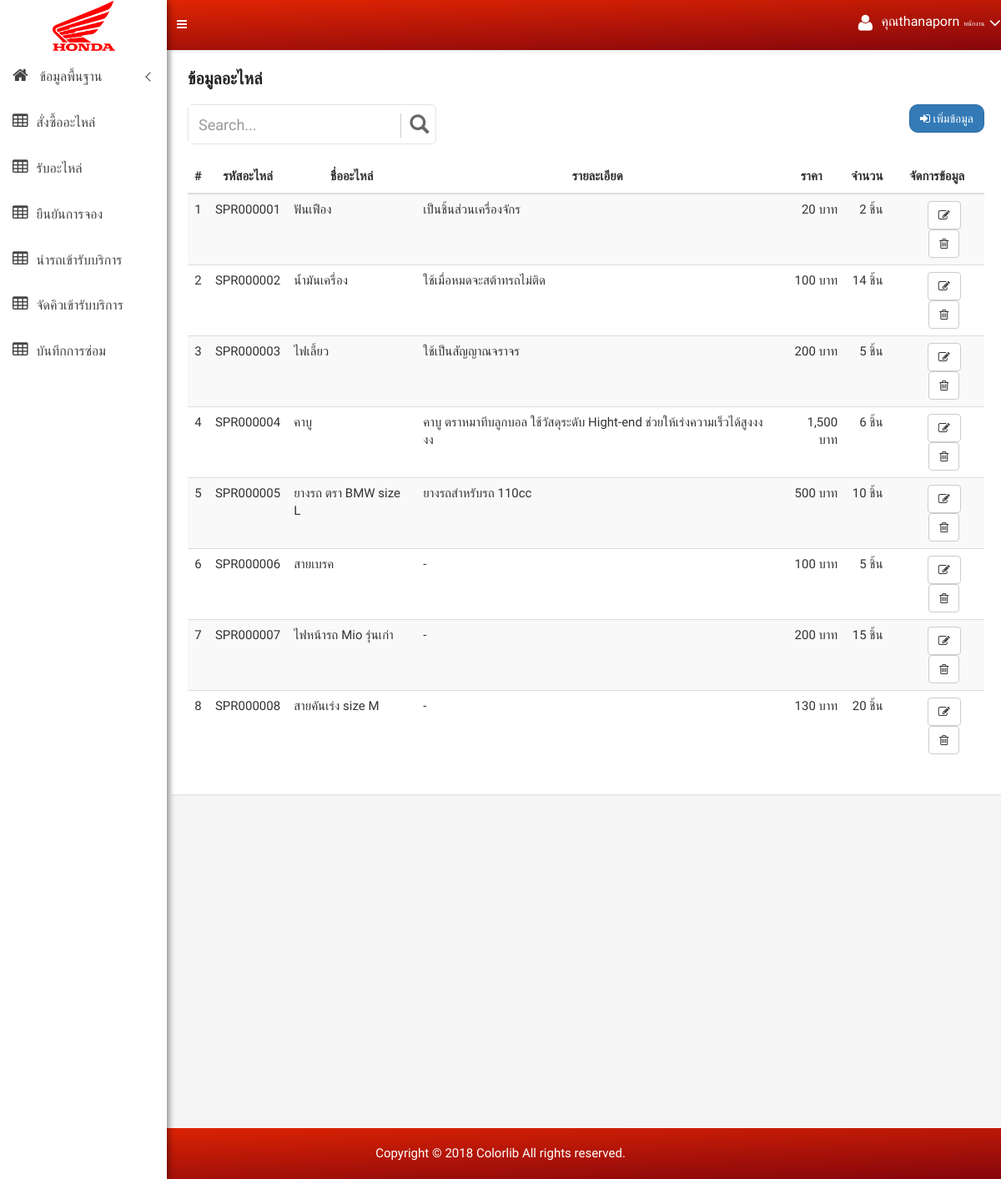
The app's page /spareparts_list.php (signed in), older data.
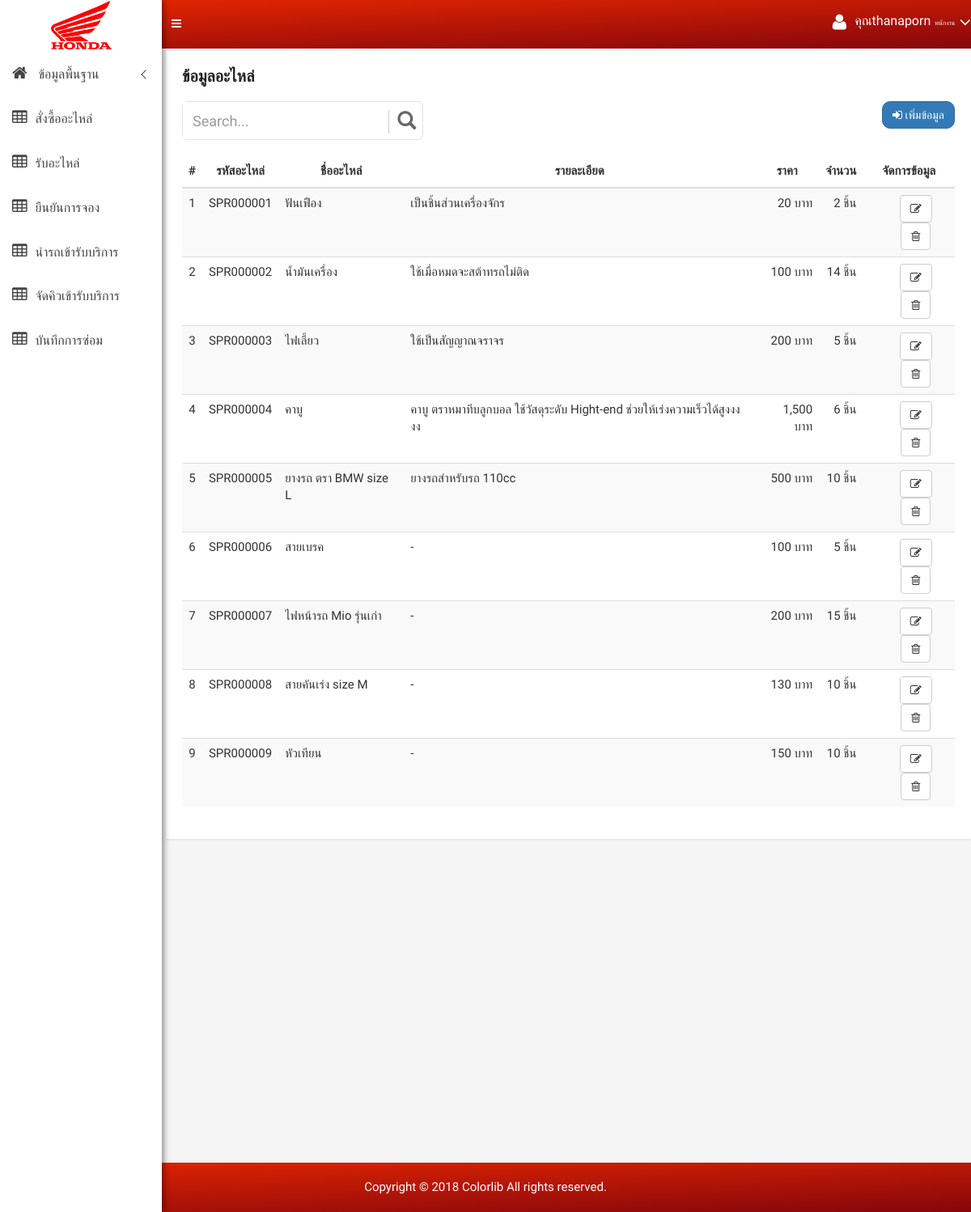
The same page, newer data.
### tables this page shows
CREATE TABLE `employee` (
  `emp_id` varchar(30) NOT NULL,
  `emp_user` varchar(255) DEFAULT NULL,
  `emp_pass` varchar(255) DEFAULT NULL,
  `emp_name` varchar(50) DEFAULT NULL,
  `emp_add` text,
  `emp_tel` varchar(30) DEFAULT NULL,
  `emp_position` varchar(30) DEFAULT NULL,
  PRIMARY KEY (`emp_id`)
);

CREATE TABLE `spareparts` (
  `sp_id` varchar(30) NOT NULL,
  `sp_name` varchar(30) DEFAULT NULL,
  `sp_description` text,
  `sp_price` varchar(30) DEFAULT NULL,
  `sp_num` varchar(30) DEFAULT NULL,
  PRIMARY KEY (`sp_id`)
);

### spareparts_list.php (the view)
<?php include "sitebar.php"; ?>
<?php include "header.php"; ?>
<div class="container-fluid">
    <div class="product-status-wrap">
        <h4>ข้อมูลอะไหล่</h4>
        <div class="row">
            <div class="col-md-4">
                <div id="custom-search-input" >
                    <form method="GET"  name="frmSearch">
                        <div class="input-group col-md-12">
                            <input type="text" class="form-control input-lg" name="search" value="<?=$_GET['search']?>" placeholder="Search..." />
                            <span class="input-group-btn">
                            <button class="btn btn-info btn-lg" type="submit">
                                <i class="glyphicon glyphicon-search"></i>
                            </button>
                        </span>
                        </div>
                    </form>
                </div>
            </div>
            <div class="col-md-8">
                <div class="pull-right">
                    <a data-toggle="tooltip" href="spareparts_form.php" class="btn btn-primary btn-custon-rounded-two" data-original-title="เพิ่มข้อมูล">
                        <i class="fa fa-sign-in "></i> เพิ่มข้อมูล
                    </a>
                </div>
            </div>
        </div><div class="clearfix"></div><br>
        <div class="row">
            <div class="col-md-12">
                <table class="table table-striped table-hover">
                    <thead>
                    <tr>
                        <th class="text-center">#</th>
                        <th class="text-center">รหัสอะไหล่</th>
                        <th class="text-center">ชื่ออะไหล่</th>
                        <th class="text-center">รายละเอียด</th>
                        <th class="text-center">ราคา</th>
                        <th class="text-center">จำนวน</th>
                        <th class="text-center">จัดการข้อมูล</th>
                    </tr>
                    </thead>
                    <tbody>
                    <?php
                    $n = 0;
                    if (isset($_GET['search'])) {
                        $sql = "select * from spareparts where  sp_id like '%" . $_GET['search'] . "%'
                            or sp_name like '%" . $_GET['search'] . "%'
                            or sp_description like '%" . $_GET['search'] . "%'
                            or sp_price like '%" . $_GET['search'] . "%'
                            order by sp_id asc";
                    } else {
                        $sql = "select * from spareparts order by sp_id asc";
                    }
                    $query = mysqli_query($connect, $sql);
                    $row = mysqli_num_rows($query);
                    if ($row > 0 ) {
                        while ($array = mysqli_fetch_array($query)) {
                            $n++;
                            ?>
                            <tr>
                                <td class="text-center" scope="row"><?= $n; ?></td>
                                <td><?= $array['sp_id'] ?></td>
                                <td><?= $array['sp_name'] ?></td>
                                <td><?= $array['sp_description'] ?></td>
                                <td class="text-right"><?= number_format($array['sp_price']) ?> บาท</td>
                                <td class="text-right"><?= number_format($array['sp_num']) ?> ชิ้น</td>
                                <td class="text-center" style="padding-left: 25px">
                                    <a data-toggle="tooltip" href="spareparts_form.php?mode=edit&id=<?= $array['sp_id'] ?>" class="btn btn-default" data-original-title="Edit"><i class="fa fa-pencil-square-o" aria-hidden="true"></i></a>
                                    <a data-toggle="tooltip" href="spareparts_save.php?mode=delete&id=<?= $array['sp_id'] ?>" onclick="return confirm('คุณต้องการลบข้อมูลนี่ ? ')" class="btn btn-default" data-original-title="Trash"><i class="fa fa-trash-o" aria-hidden="true"></i></a>
                                </td>
                            </tr>
                            <?php
                        }
                    } else {
                        ?>
                        <tr>
                            <th style="text-align: center;color: red;" colspan="7"> ไม่พบข้อมูล</th>
                        </tr>
                        <?php
                    }
                    ?>
                    </tbody>
                </table>
            </div>
        </div>
    </div>
</div>
<br><br><br><br><br><br><br><br><br><br><br><br><br><br><br><br><br><br><br><br>
<?php include "footer.php"; ?>

### sitebar.php (shortened to what this page needs)
<?php
include "config.php";
?>
<!doctype html>
<html class="no-js" lang="en">
<head>
    <link rel="stylesheet" href="css/bootstrap.min.css">
    <link rel="stylesheet" href="css/font-awesome.min.css">
    <link rel="stylesheet" href="css/owl.carousel.css">
    <link rel="stylesheet" href="css/owl.theme.css">
    <link rel="stylesheet" href="css/owl.transitions.css">
    <link rel="stylesheet" href="css/animate.css">
    <link rel="stylesheet" href="css/normalize.css">
    <link rel="stylesheet" href="css/meanmenu.min.css">
    <link rel="stylesheet" href="css/main.css">
    <link rel="stylesheet" href="css/morrisjs/morris.css">
    <link rel="stylesheet" href="css/scrollbar/jquery.mCustomScrollbar.min.css">
    <link rel="stylesheet" href="css/metisMenu/metisMenu.min.css">
    <link rel="stylesheet" href="css/metisMenu/metisMenu-vertical.css">
    <link rel="stylesheet" href="css/chosen/bootstrap-chosen.css">
    <link rel="stylesheet" href="css/select2/select2.min.css">
    <link rel="stylesheet" href="style.css">
    <link rel="stylesheet" href="css/responsive.css">
    <link rel="stylesheet" href="css/buttons.css">
</head>
<body>
<?php
$sql_login = "select * from employee where emp_id='".$_SESSION['ss_emp_id']."'";
$result_login = mysqli_query($connect, $sql_login);
$login = mysqli_fetch_array($result_login);
if ($login['emp_position'] == "0") {
    $loginposition = "ผู้ดูแลระบบ";
} elseif ($login['emp_position'] == "1") {
    $loginposition = "พนักงาน";
}
?>
<div class="left-sidebar-pro">
    <nav id="sidebar" class="">
        <div class="sidebar-header">
            <a href="index.php"><img class="main-logo" src="img/Honda-Motorcycle-Logo.png" width="75px" alt="" /></a>
        </div>
        <div class="left-custom-menu-adp-wrap comment-scrollbar">
            <nav class="sidebar-nav left-sidebar-menu-pro">
                <ul class="metismenu" id="menu1">
                    <li>
                        <a class="has-arrow" href="index.php">
                            <i class="fa big-icon fa-home icon-wrap"></i>
                            <span class="mini-click-non">ข้อมูลพื้นฐาน</span>
                        </a>
                    </li>
                    <li><a href="purchase_show.php" aria-expanded="false"><i class="fa big-icon fa-table icon-wrap" aria-hidden="true"></i><span class="mini-click-non">สั่งซื้ออะไหล่</span></a></li>
                    <li><a href="back_purchase_list.php" aria-expanded="false"><i class="fa big-icon fa-table icon-wrap" aria-hidden="true"></i><span class="mini-click-non">รับอะไหล่</span></a></li>
                    <li><a href="reservation_list.php" aria-expanded="false"><i class="fa big-icon fa-table icon-wrap" aria-hidden="true"></i><span class="mini-click-non">ยืนยันการจอง</span></a></li>
                    <li><a href="get_car_list.php" aria-expanded="false"><i class="fa big-icon fa-table icon-wrap" aria-hidden="true"></i><span class="mini-click-non">นำรถเข้ารับบริการ</span></a></li>
                    <li><a href="quene_list.php" aria-expanded="false"><i class="fa big-icon fa-table icon-wrap" aria-hidden="true"></i><span class="mini-click-non">จัดคิวเข้ารับบริการ</span></a></li>
                    <li><a href="repair_show.php" aria-expanded="false"><i class="fa big-icon fa-table icon-wrap" aria-hidden="true"></i><span class="mini-click-non">บันทึกการซ่อม</span></a></li>
                </ul>
            </nav>
        </div>
    </nav>
</div>

### header.php (shortened to what this page needs)
<div class="all-content-wrapper">
    <div class="container-fluid">
        <div class="row">
            <div class="col-lg-12 col-md-12 col-sm-12 col-xs-12">
                <div class="logo-pro">
                    <a href="index.html"><img class="main-logo" src="img/Honda-Motorcycle-Logo.png" width="60px" alt="" /></a>
                </div>
            </div>
        </div>
    </div>
    <div class="header-advance-area">
        <div class="header-top-area">
            <div class="container-fluid">
                <div class="row">
                    <div class="col-lg-12 col-md-12 col-sm-12 col-xs-12">
                        <div class="header-top-wraper">
                            <div class="row">
                                <div class="col-lg-1 col-md-0 col-sm-1 col-xs-12">
                                    <div class="menu-switcher-pro">
                                        <button type="button" id="sidebarCollapse" class="btn bar-button-pro header-drl-controller-btn btn-info navbar-btn">
                                            <i class="fa fa-bars"></i>
                                        </button>
                                    </div>
                                </div>
                                <div class="col-lg-5 col-md-5 col-sm-12 col-xs-12">
                                    <div class="header-right-info">
                                        <ul class="nav navbar-nav mai-top-nav header-right-menu">
                                            <li class="nav-item">
                                                <a href="#" data-toggle="dropdown" role="button" aria-expanded="false" class="nav-link dropdown-toggle">
                                                    <i class="fa fa-user adminpro-user-rounded header-riht-inf" aria-hidden="true"></i>
                                                    <span class="admin-name">คุณ<?=$login['emp_name']?></span><span class="admin-name"  style="font-size: 8px"><?=$loginposition?></span>
                                                    <i class="fa fa-angle-down adminpro-icon adminpro-down-arrow"></i>
                                                </a>
                                            </li>
                                        </ul>
                                    </div>
                                </div>
                            </div>
                        </div>
                    </div>
                </div>
            </div>
        </div>
    </div>
    <div class="mg-t-15">

### footer.php (shortened to what this page needs)
</div>
</div>
<div class="footer-copyright-area">
    <div class="container-fluid">
        <div class="row">
            <div class="col-lg-12">
                <div class="footer-copy-right">
                    <p>Copyright &copy; 2018 <a href="https://colorlib.com/wp/templates/">Colorlib</a> All rights reserved.</p>
                </div>
            </div>
        </div>
    </div>
</div>
</body>
</html>

### css/main.css (style rules this page uses)
html { color: #222; font-size: 1em; line-height: 1.4; }
audio, canvas, iframe, img, svg, video { vertical-align: middle; }

### css/metisMenu/metisMenu-vertical.css (style rules this page uses)
.sidebar-nav { background: #fff; }
.sidebar-nav ul { padding: 0; margin: 0; list-style: none; background: #f5f5f5; }
.sidebar-nav .metismenu { background: #fff; display: -webkit-box; display: -ms-flexbox; display: flex; -webkit-box-orient: vertical; -webkit-box-direction: normal; -ms-flex-direction: column; flex-direction: column; }
.sidebar-nav .metismenu li + li { margin-top: 5px; }
.sidebar-nav .metismenu li:first-child { margin-top: 5px; }
.sidebar-nav .metismenu li:last-child { margin-bottom: 5px; }
.sidebar-nav .metismenu > li { display: -webkit-box; display: -ms-flexbox; display: flex; -webkit-box-orient: vertical; -webkit-box-direction: normal; -ms-flex-direction: column; flex-direction: column; position: relative; }
.sidebar-nav .metismenu a { position: relative; display: block; padding: 13px 15px; color: #444; outline-width: 0; transition: all .3s ease-out; font-size:16px; }
.sidebar-nav .metismenu li .icon-wrap { margin-right:10px; font-size:20px; }

### css/buttons.css (style rules this page uses)
.btn-custon-rounded-two { border-radius:10px; }

### sitebar.php (style rules this page uses)
.text-center { text-align: center!important; }
.text-right { text-align: right!important; }
.container-fluid { padding-left: 0px; padding-right: 0px; }
#custom-search-input { border: solid 1px #E4E4E4; border-radius: 6px; background-color: #fff; }
#custom-search-input input { border: 0; box-shadow: none; }
#custom-search-input button { margin: 2px 0 0 0; background: none; box-shadow: none; border: 0; color: #666666; padding: 0 8px 0 10px; border-left: solid 1px #ccc; }
#custom-search-input .glyphicon-search { font-size: 23px; }

Row changes from the older to the newer data that the page shows:
changed spareparts "SPR000008": sp_num "20" → "10"
added spareparts: sp_id "SPR000009", sp_name "หัวเทียน", sp_description "-", sp_price "150", sp_num "10"
